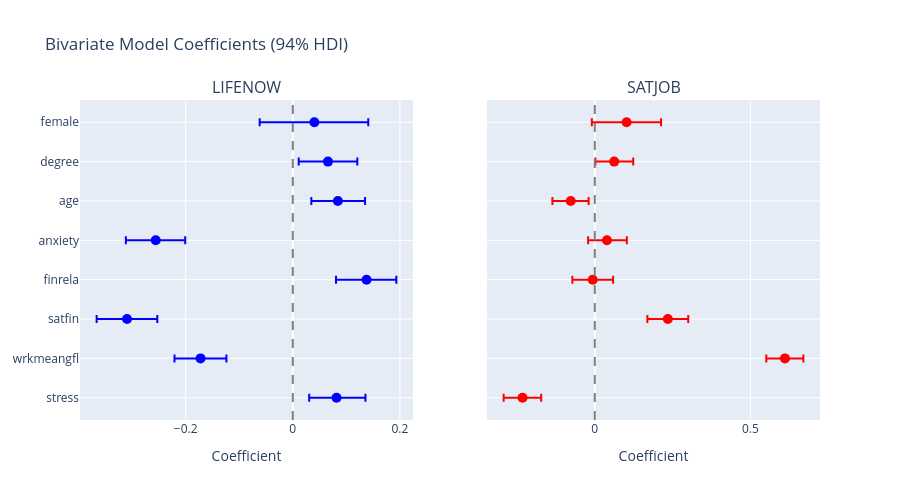

Here is the notebook cell this chart was saved with:
### Code cell
# Coefficient comparison forest plot
beta1_bivar = trace_bivariate.posterior['beta1'].values.reshape(-1, len(predictor_names))
beta2_bivar = trace_bivariate.posterior['beta2'].values.reshape(-1, len(predictor_names))

fig = make_subplots(rows=1, cols=2, subplot_titles=['LIFENOW', 'SATJOB'], shared_yaxes=True)

for i, name in enumerate(predictor_names):
    # LIFENOW
    mean1 = beta1_bivar[:, i].mean()
    hdi1_low = np.percentile(beta1_bivar[:, i], 3)
    hdi1_high = np.percentile(beta1_bivar[:, i], 97)
    
    fig.add_trace(
        go.Scatter(x=[mean1], y=[name], mode='markers', marker=dict(size=10, color='blue'),
                   error_x=dict(type='data', array=[hdi1_high - mean1], arrayminus=[mean1 - hdi1_low]),
                   showlegend=False),
        row=1, col=1
    )
    
    # SATJOB
    mean2 = beta2_bivar[:, i].mean()
    hdi2_low = np.percentile(beta2_bivar[:, i], 3)
    hdi2_high = np.percentile(beta2_bivar[:, i], 97)
    
    fig.add_trace(
        go.Scatter(x=[mean2], y=[name], mode='markers', marker=dict(size=10, color='red'),
                   error_x=dict(type='data', array=[hdi2_high - mean2], arrayminus=[mean2 - hdi2_low]),
                   showlegend=False),
        row=1, col=2
    )

fig.add_vline(x=0, line_dash='dash', line_color='gray', row=1, col=1)
fig.add_vline(x=0, line_dash='dash', line_color='gray', row=1, col=2)

fig.update_layout(
    title='Bivariate Model Coefficients (94% HDI)',
    height=500, width=900
)
fig.update_xaxes(title_text='Coefficient', row=1, col=1)
fig.update_xaxes(title_text='Coefficient', row=1, col=2)
fig.show()

### Figure 1 — Plotly figure (JSON) as saved in the notebook; plotly's stock layout.template omitted (floating-point values rounded to 4 significant figures)
{"data": [{"error_x": {"array": [0.05397], "arrayminus": [0.05106], "type": "data"}, "marker": {"color": "blue", "size": 10}, "mode": "markers", "showlegend": false, "type": "scatter", "x": [0.08166], "xaxis": "x", "y": ["stress"], "yaxis": "y"}, {"error_x": {"array": [0.0599], "arrayminus": [0.06065], "type": "data"}, "marker": {"color": "red", "size": 10}, "mode": "markers", "showlegend": false, "type": "scatter", "x": [-0.2321], "xaxis": "x2", "y": ["stress"], "yaxis": "y2"}, {"error_x": {"array": [0.04831], "arrayminus": [0.04864], "type": "data"}, "marker": {"color": "blue", "size": 10}, "mode": "markers", "showlegend": false, "type": "scatter", "x": [-0.1722], "xaxis": "x", "y": ["wrkmeangfl"], "yaxis": "y"}, {"error_x": {"array": [0.059], "arrayminus": [0.06003], "type": "data"}, "marker": {"color": "red", "size": 10}, "mode": "markers", "showlegend": false, "type": "scatter", "x": [0.6111], "xaxis": "x2", "y": ["wrkmeangfl"], "yaxis": "y2"}, {"error_x": {"array": [0.05649], "arrayminus": [0.05672], "type": "data"}, "marker": {"color": "blue", "size": 10}, "mode": "markers", "showlegend": false, "type": "scatter", "x": [-0.3095], "xaxis": "x", "y": ["satfin"], "yaxis": "y"}, {"error_x": {"array": [0.06554], "arrayminus": [0.06574], "type": "data"}, "marker": {"color": "red", "size": 10}, "mode": "markers", "showlegend": false, "type": "scatter", "x": [0.2347], "xaxis": "x2", "y": ["satfin"], "yaxis": "y2"}, {"error_x": {"array": [0.05561], "arrayminus": [0.05704], "type": "data"}, "marker": {"color": "blue", "size": 10}, "mode": "markers", "showlegend": false, "type": "scatter", "x": [0.1377], "xaxis": "x", "y": ["finrela"], "yaxis": "y"}, {"error_x": {"array": [0.06555], "arrayminus": [0.06545], "type": "data"}, "marker": {"color": "red", "size": 10}, "mode": "markers", "showlegend": false, "type": "scatter", "x": [-0.006584], "xaxis": "x2", "y": ["finrela"], "yaxis": "y2"}, {"error_x": {"array": [0.05504], "arrayminus": [0.05573], "type": "data"}, "marker": {"color": "blue", "size": 10}, "mode": "markers", "showlegend": false, "type": "scatter", "x": [-0.2559], "xaxis": "x", "y": ["anxiety"], "yaxis": "y"}, {"error_x": {"array": [0.06403], "arrayminus": [0.06056], "type": "data"}, "marker": {"color": "red", "size": 10}, "mode": "markers", "showlegend": false, "type": "scatter", "x": [0.03912], "xaxis": "x2", "y": ["anxiety"], "yaxis": "y2"}, {"error_x": {"array": [0.05076], "arrayminus": [0.04952], "type": "data"}, "marker": {"color": "blue", "size": 10}, "mode": "markers", "showlegend": false, "type": "scatter", "x": [0.08416], "xaxis": "x", "y": ["age"], "yaxis": "y"}, {"error_x": {"array": [0.05758], "arrayminus": [0.05888], "type": "data"}, "marker": {"color": "red", "size": 10}, "mode": "markers", "showlegend": false, "type": "scatter", "x": [-0.07726], "xaxis": "x2", "y": ["age"], "yaxis": "y2"}, {"error_x": {"array": [0.05476], "arrayminus": [0.0546], "type": "data"}, "marker": {"color": "blue", "size": 10}, "mode": "markers", "showlegend": false, "type": "scatter", "x": [0.06569], "xaxis": "x", "y": ["degree"], "yaxis": "y"}, {"error_x": {"array": [0.06104], "arrayminus": [0.06043], "type": "data"}, "marker": {"color": "red", "size": 10}, "mode": "markers", "showlegend": false, "type": "scatter", "x": [0.06244], "xaxis": "x2", "y": ["degree"], "yaxis": "y2"}, {"error_x": {"array": [0.1005], "arrayminus": [0.1021], "type": "data"}, "marker": {"color": "blue", "size": 10}, "mode": "markers", "showlegend": false, "type": "scatter", "x": [0.04033], "xaxis": "x", "y": ["female"], "yaxis": "y"}, {"error_x": {"array": [0.1108], "arrayminus": [0.1117], "type": "data"}, "marker": {"color": "red", "size": 10}, "mode": "markers", "showlegend": false, "type": "scatter", "x": [0.1022], "xaxis": "x2", "y": ["female"], "yaxis": "y2"}], "layout": {"annotations": [{"font": {"size": 16}, "showarrow": false, "text": "LIFENOW", "x": 0.225, "xanchor": "center", "xref": "paper", "y": 1, "yanchor": "bottom", "yref": "paper"}, {"font": {"size": 16}, "showarrow": false, "text": "SATJOB", "x": 0.775, "xanchor": "center", "xref": "paper", "y": 1, "yanchor": "bottom", "yref": "paper"}], "height": 500, "shapes": [{"line": {"color": "gray", "dash": "dash"}, "type": "line", "x0": 0, "x1": 0, "xref": "x", "y0": 0, "y1": 1, "yref": "y domain"}, {"line": {"color": "gray", "dash": "dash"}, "type": "line", "x0": 0, "x1": 0, "xref": "x2", "y0": 0, "y1": 1, "yref": "y2 domain"}], "title": {"text": "Bivariate Model Coefficients (94% HDI)"}, "width": 900, "xaxis": {"anchor": "y", "domain": [0, 0.45], "title": {"text": "Coefficient"}}, "xaxis2": {"anchor": "y2", "domain": [0.55, 1], "title": {"text": "Coefficient"}}, "yaxis": {"anchor": "x", "domain": [0, 1]}, "yaxis2": {"anchor": "x2", "domain": [0, 1], "matches": "y", "showticklabels": false}}}
